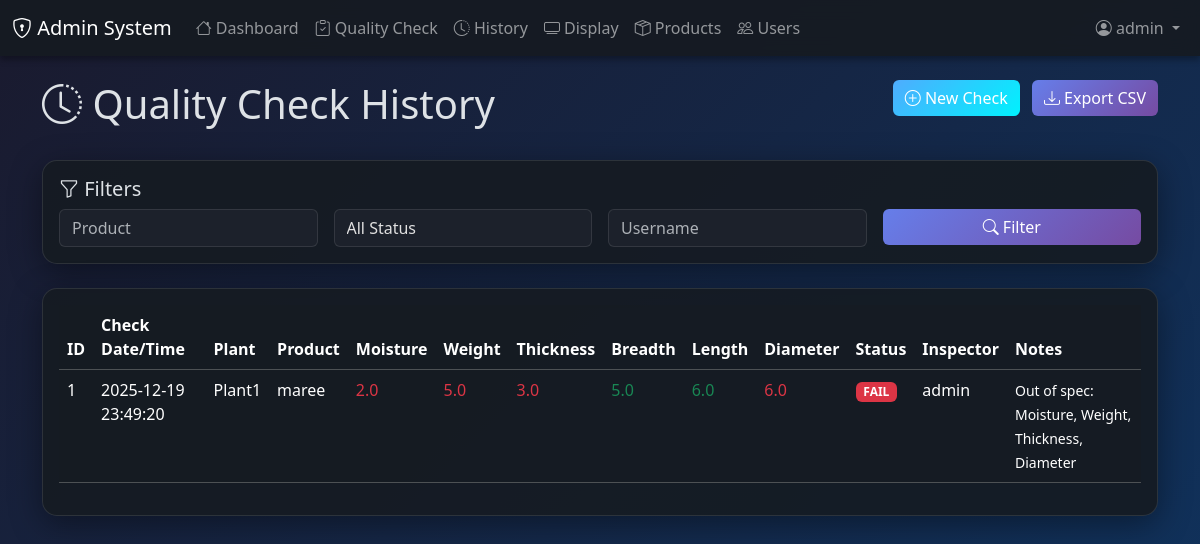
/quality-history (signed in), run on an earlier commit of the app's database.
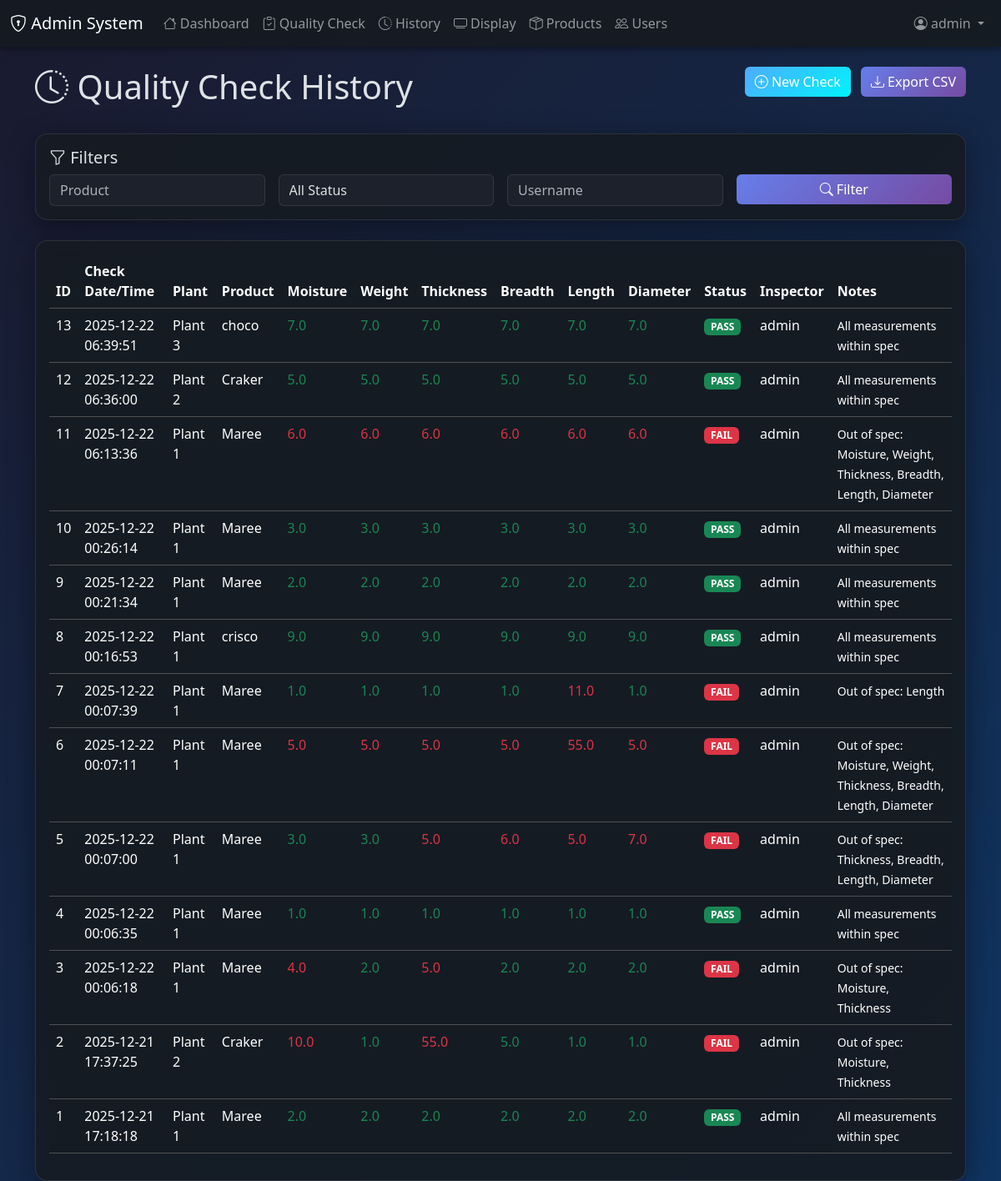
And on a later commit of the database.
### main.py (models this page shows)
class QualityCheck(db.Model):
    id = db.Column(db.Integer, primary_key=True)
    product_id = db.Column(db.String(50), db.ForeignKey('product.id'), nullable=False)
    check_date = db.Column(db.DateTime, default=datetime.now)
    moisture = db.Column(db.Float, nullable=False)
    weight = db.Column(db.Float, nullable=False)
    thickness = db.Column(db.Float, nullable=False)
    breadth = db.Column(db.Float, nullable=False)
    length = db.Column(db.Float, nullable=False)
    diameter = db.Column(db.Float, nullable=False)
    status = db.Column(db.String(20), nullable=False)  # 'PASS' or 'FAIL'
    notes = db.Column(db.String(500))
    username = db.Column(db.String(80), nullable=False)

class Product(db.Model):
    id = db.Column(db.String(50), primary_key=True)  # User-defined ID
    create_date = db.Column(db.DateTime, default=datetime.now)
    plant = db.Column(db.String(100), nullable=False)
    product = db.Column(db.String(100), nullable=False)
    moisture_min = db.Column(db.Float, nullable=False)
    moisture_max = db.Column(db.Float, nullable=False)
    weight_min = db.Column(db.Float, nullable=False)
    weight_max = db.Column(db.Float, nullable=False)
    thickness_min = db.Column(db.Float, nullable=False)
    thickness_max = db.Column(db.Float, nullable=False)
    breadth_min = db.Column(db.Float, nullable=False)
    breadth_max = db.Column(db.Float, nullable=False)
    length_min = db.Column(db.Float, nullable=False)
    length_max = db.Column(db.Float, nullable=False)
    diameter_min = db.Column(db.Float, nullable=False)
    diameter_max = db.Column(db.Float, nullable=False)
    username = db.Column(db.String(80), nullable=False)
    quality_checks = db.relationship('QualityCheck', backref='product', lazy=True)

### main.py (the view)
@app.route('/quality-history')
@login_required
def quality_history():
    product = request.args.get('product', '')
    status = request.args.get('status', '')
    username = request.args.get('username', '')
    query = QualityCheck.query
    if product:
        query = query.join(Product).filter(Product.product.contains(product))
    if status:
        query = query.filter(QualityCheck.status == status)
    if username:
        query = query.filter(QualityCheck.username.contains(username))
    checks = query.order_by(QualityCheck.check_date.desc()).all()
    return render_template('quality_history.html', checks=checks)

### main.py (called while the page is built)
def login_required(f):
    @wraps(f)
    def decorated(*args, **kwargs):
        if 'user_id' not in session:
            flash('Please login first', 'danger')
            return redirect(url_for('login'))
        return f(*args, **kwargs)
    return decorated

### templates/quality_history.html (shortened to what the changed rows need)
{% extends "base.html" %}
{% block content %}
<div class="row mb-4">
    <div class="col">
        <h1><i class="bi bi-clock-history"></i> Quality Check History</h1>
    </div>
</div>
<div class="card">
    <div class="card-body">
        <div class="table-responsive">
            <table class="table table-dark table-hover">
                <thead>
                    <tr>
                        <th>ID</th>
                        <th>Check Date/Time</th>
                        <th>Plant</th>
                        <th>Product</th>
                        <th>Moisture</th>
                        <th>Weight</th>
                        <th>Thickness</th>
                        <th>Breadth</th>
                        <th>Length</th>
                        <th>Diameter</th>
                        <th>Status</th>
                        <th>Inspector</th>
                        <th>Notes</th>
                    </tr>
                </thead>
                <tbody>
                    {% for check in checks %}
                    <tr>
                        <td>{{ check.id }}</td>
                        <td>{{ check.check_date.strftime('%Y-%m-%d %H:%M:%S') }}</td>
                        <td>{{ check.product.plant }}</td>
                        <td>{{ check.product.product }}</td>
                        <td>
                            <span class="{% if check.product.moisture_min <= check.moisture <= check.product.moisture_max %}text-success{% else %}text-danger{% endif %}">
                                {{ check.moisture }}
                            </span>
                        </td>
                        <td>
                            <span class="{% if check.product.weight_min <= check.weight <= check.product.weight_max %}text-success{% else %}text-danger{% endif %}">
                                {{ check.weight }}
                            </span>
                        </td>
                        <td>
                            <span class="{% if check.product.thickness_min <= check.thickness <= check.product.thickness_max %}text-success{% else %}text-danger{% endif %}">
                                {{ check.thickness }}
                            </span>
                        </td>
                        <td>
                            <span class="{% if check.product.breadth_min <= check.breadth <= check.product.breadth_max %}text-success{% else %}text-danger{% endif %}">
                                {{ check.breadth }}
                            </span>
                        </td>
                        <td>
                            <span class="{% if check.product.length_min <= check.length <= check.product.length_max %}text-success{% else %}text-danger{% endif %}">
                                {{ check.length }}
                            </span>
                        </td>
                        <td>
                            <span class="{% if check.product.diameter_min <= check.diameter <= check.product.diameter_max %}text-success{% else %}text-danger{% endif %}">
                                {{ check.diameter }}
                            </span>
                        </td>
                        <td>
                            <span class="badge bg-{% if check.status == 'PASS' %}success{% else %}danger{% endif %}">
                                {{ check.status }}
                            </span>
                        </td>
                        <td>{{ check.username }}</td>
                        <td><small>{{ check.notes }}</small></td>
                    </tr>
                    {% endfor %}
                </tbody>
            </table>
        </div>
    </div>
</div>
{% endblock %}

What changed in the data, as far as the page shows it:
added QualityCheck: id "13", check_date "2025-12-22 06:39:51", product.plant "Plant 3", product.product "choco", moisture "7.0", weight "7.0", thickness "7.0", breadth "7.0", length "7.0", diameter "7.0", status "PASS", username "admin", notes "All measurements within spec"
added QualityCheck: id "12", check_date "2025-12-22 06:36:00", product.plant "Plant 2", product.product "Craker", moisture "5.0", weight "5.0", thickness "5.0", breadth "5.0", length "5.0", diameter "5.0", status "PASS", username "admin", notes "All measurements within spec"
added QualityCheck: id "11", check_date "2025-12-22 06:13:36", product.plant "Plant 1", product.product "Maree", moisture "6.0", weight "6.0", thickness "6.0", breadth "6.0", length "6.0", diameter "6.0", status "FAIL", username "admin", notes "Out of spec: Moisture, Weight, Thickness, Breadth, Length, Diameter"
added QualityCheck: id "10", check_date "2025-12-22 00:26:14", product.plant "Plant 1", product.product "Maree", moisture "3.0", weight "3.0", thickness "3.0", breadth "3.0", length "3.0", diameter "3.0", status "PASS", username "admin", notes "All measurements within spec"
added QualityCheck: id "9", check_date "2025-12-22 00:21:34", product.plant "Plant 1", product.product "Maree", moisture "2.0", weight "2.0", thickness "2.0", breadth "2.0", length "2.0", diameter "2.0", status "PASS", username "admin", notes "All measurements within spec"
added QualityCheck: id "8", check_date "2025-12-22 00:16:53", product.plant "Plant 1", product.product "crisco", moisture "9.0", weight "9.0", thickness "9.0", breadth "9.0", length "9.0", diameter "9.0", status "PASS", username "admin", notes "All measurements within spec"
added QualityCheck: id "7", check_date "2025-12-22 00:07:39", product.plant "Plant 1", product.product "Maree", moisture "1.0", weight "1.0", thickness "1.0", breadth "1.0", length "11.0", diameter "1.0", status "FAIL", username "admin", notes "Out of spec: Length"
added QualityCheck: id "6", check_date "2025-12-22 00:07:11", product.plant "Plant 1", product.product "Maree", moisture "5.0", weight "5.0", thickness "5.0", breadth "5.0", length "55.0", diameter "5.0", status "FAIL", username "admin", notes "Out of spec: Moisture, Weight, Thickness, Breadth, Length, Diameter"
added QualityCheck: id "5", check_date "2025-12-22 00:07:00", product.plant "Plant 1", product.product "Maree", moisture "3.0", weight "3.0", thickness "5.0", breadth "6.0", length "5.0", diameter "7.0", status "FAIL", username "admin", notes "Out of spec: Thickness, Breadth, Length, Diameter"
added QualityCheck: id "4", check_date "2025-12-22 00:06:35", product.plant "Plant 1", product.product "Maree", moisture "1.0", weight "1.0", thickness "1.0", breadth "1.0", length "1.0", diameter "1.0", status "PASS", username "admin", notes "All measurements within spec"
added QualityCheck: id "3", check_date "2025-12-22 00:06:18", product.plant "Plant 1", product.product "Maree", moisture "4.0", weight "2.0", thickness "5.0", breadth "2.0", length "2.0", diameter "2.0", status "FAIL", username "admin", notes "Out of spec: Moisture, Thickness"
added QualityCheck: id "2", check_date "2025-12-21 17:37:25", product.plant "Plant 2", product.product "Craker", moisture "10.0", weight "1.0", thickness "55.0", breadth "5.0", length "1.0", diameter "1.0", status "FAIL", username "admin", notes "Out of spec: Moisture, Thickness"
changed QualityCheck id 1: check_date "2025-12-19 23:49:20" → "2025-12-21 17:18:18"; product.plant "Plant1" → "Plant 1"; product.product "maree" → "Maree"; weight "5.0" → "2.0"; thickness "3.0" → "2.0"; breadth "5.0" → "2.0"; length "6.0" → "2.0"; diameter "6.0" → "2.0"; status "FAIL" → "PASS"; notes "Out of spec: Moisture, Weight, Thickness, Diameter" → "All measurements within spec"
